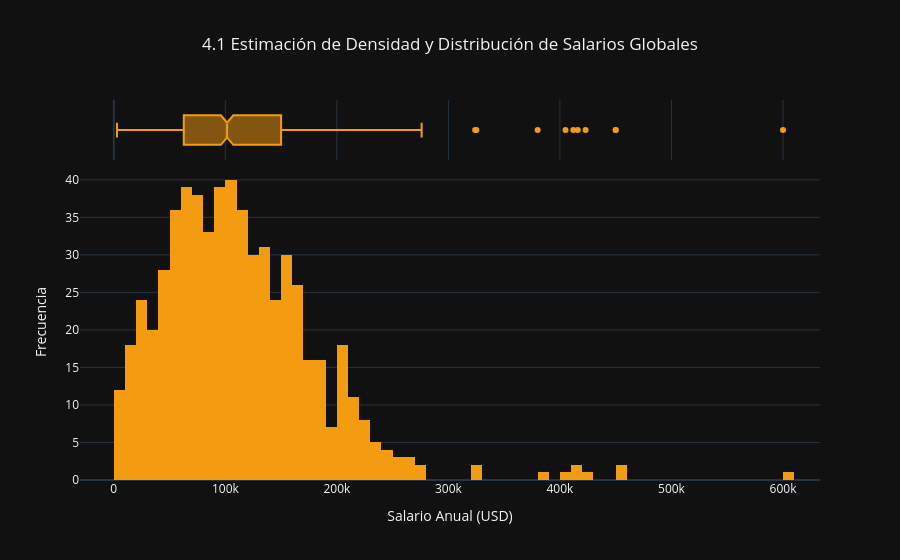

The notebook cell this image was saved under:
### Markdown cell above
# 4. Estimación de densidad de distribución salarial

### Code cell
# Eliminamos los valores nulos de la columna de salarios
SalarioDatos = datos['salary_in_usd'].dropna()

# Creamos la gráfica de distribución moderna combinando histograma y caja marginal
estadisticaKde = px.histogram(
    datos.dropna(subset=['salary_in_usd']),
    x="salary_in_usd",
    nbins=80,
    marginal="box",
    title="4.1 Estimación de Densidad y Distribución de Salarios Globales",
    color_discrete_sequence=["#f39c12"]
)

# Configuramos el diseño del gráfico en modo oscuro
estadisticaKde.update_layout(
    title_x=0.5,
    template="plotly_dark",
    xaxis_title="Salario Anual (USD)",
    yaxis_title="Frecuencia",
)

# Exportamos, abrimos en el navegador e incrustamos el IFrame
#estadisticaKde.write_html("graficoKde.html", include_plotlyjs="cdn", auto_open=True)
#display(IFrame(src="graficoKde.html", width=700, height=600))
estadisticaKde.show()

### Figure 1 — Plotly figure (JSON) as saved in the notebook; plotly's stock layout.template omitted (floating-point values rounded to 4 significant figures; data arrays with more than 128 entries replaced by an {"elided": "..."} marker saying what was removed)
{"data": [{"bingroup": "x", "hovertemplate": "salary_in_usd=%{x}<br>count=%{y}<extra></extra>", "legendgroup": "", "marker": {"color": "#f39c12", "pattern": {"shape": ""}}, "name": "", "nbinsx": 80, "orientation": "v", "showlegend": false, "type": "histogram", "x": {"elided": "607 int values"}, "xaxis": "x", "yaxis": "y"}, {"hovertemplate": "salary_in_usd=%{x}<extra></extra>", "legendgroup": "", "marker": {"color": "#f39c12"}, "name": "", "notched": true, "showlegend": false, "type": "box", "x": {"elided": "607 int values"}, "xaxis": "x2", "yaxis": "y2"}], "layout": {"barmode": "relative", "legend": {"tracegroupgap": 0}, "title": {"text": "4.1 Estimación de Densidad y Distribución de Salarios Globales", "x": 0.5}, "xaxis": {"anchor": "y", "domain": [0, 1], "title": {"text": "Salario Anual (USD)"}}, "xaxis2": {"anchor": "y2", "domain": [0, 1], "matches": "x", "showgrid": true, "showticklabels": false}, "yaxis": {"anchor": "x", "domain": [0, 0.8316], "title": {"text": "Frecuencia"}}, "yaxis2": {"anchor": "x2", "domain": [0.8416, 1], "matches": "y2", "showgrid": false, "showline": false, "showticklabels": false, "ticks": ""}}}
